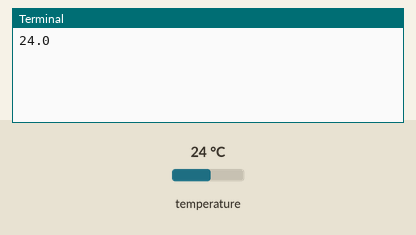
A program run on a simulated Raspberry Pi (BCM pin numbers). On the bench: the last lines printed to the terminal. Inputs (shaded band) come from the test bench; at power-on: temperature 24 °C. System figures (address, load, memory, disk, uptime) are fixed made-up values.

Above: at 1.2 s.
1.3 s: temperature set to 12 °C
At 4.1 s:
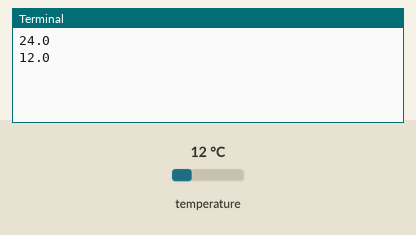
5.2 s: temperature set to 19 °C
At 6.4 s:
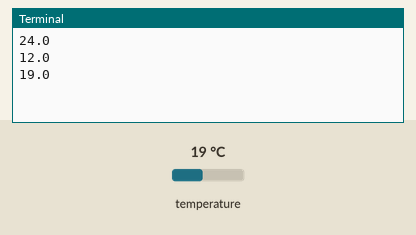
Timing chart, 0 to 8.2 s (numbered marks = the images above; inputs shaded):
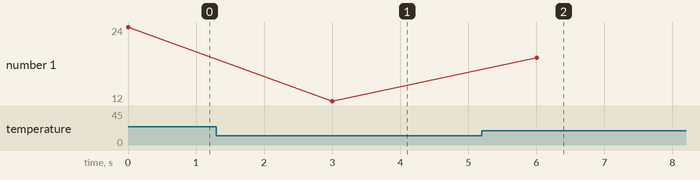

Measured:
- after the input at 1.3 s, the terminal: prints a new line after 1.7 s (image 1)
- after the input at 5.2 s, the terminal: prints a new line after 0.80 s (image 2)
- plotted number 1: 24 → 12 after the input at 1.3 s, 12 → 19 after the input at 5.2 s

The program:

LM75A.py
```python
import smbus
from time import sleep

# Classe para simplificar o acesso ao I2C
class i2c_device:

    # construtor
    def __init__(self, addr):
        # salva o endereco
        self.addr = addr

        # seleciona o i2c conforme a versao do Raspberry Pi
        self.revision = ([l[12:-1] for l in open('/proc/cpuinfo','r').readlines() if l[:8]=="Revision"]+['0000'])[0]
        self.bus = smbus.SMBus(1 if int(self.revision, 16) >= 4 else 0)

    # escreve de valor de 16 bits (sem sinal)
    def writeU16(self, reg, val):
        bytes = [ val >> 8, val & 0xFF ]
        self.bus.write_i2c_block_data(self.addr, reg, bytes)

    # leitura de valor de 16 bits (sem sinal)
    def readU16(self, reg):
        bytes = self.bus.read_i2c_block_data(self.addr, reg, 2)
        ret = (bytes[0] << 8) | bytes[1]
        return ret

# Classe para acesso ao LM75A
class LM75A:

    # construtor
    def __init__(self, addr=0x48):
        # Inicia device
        self.device = i2c_device(addr)
        # Constantes
        self.TEMP = 0
        self.CONF = 1
        self.THYST = 2
        self.TOS = 3

    # iniciacao
    def init(self, tmax, tmin):
        self.device.writeU16(self.TOS, self.codtemp(tmax))
        self.device.writeU16(self.THYST, self.codtemp(tmin))

    # codifica temperatura para escrita em TOS e THYST
    def codtemp(self, temp):
        return int(temp / 0.125)*32

    # le a temperatura
    def read(self):
        val = self.device.readU16(self.TEMP)
        val = val / 32
        return val * 0.125

# Teste simples
if __name__ == "__main__":
    sensor = LM75A()
    sensor.init(24.5, 22)
    while(True):
        try:
            print sensor.read()
            sleep(3)
        except KeyboardInterrupt:
            exit(1)
```
